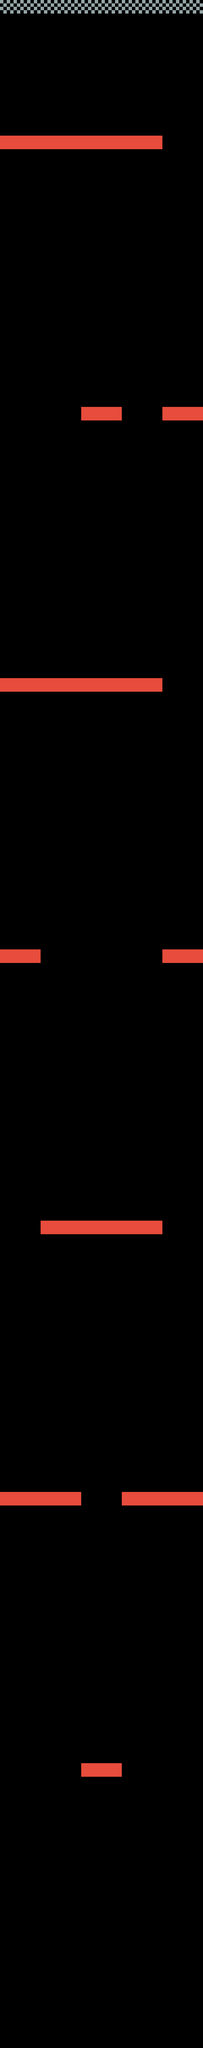

This is a level from a 2D game, rendered from its Tiled map with the project's own tilesets. A one-line summary and the map file follow, with tile-layer data summarised:
An orthogonal 15x151 tile map with 48x48 px tiles, 2 tile layers (walls, finish).

<map version="1.0" orientation="orthogonal" renderorder="right-down" width="15" height="151" tilewidth="48" tileheight="48">
 <tileset firstgid="1" name="tile_set" tilewidth="48" tileheight="48">
  <image source="tile_set.png" width="144" height="96" />
 </tileset>
 <layer name="walls" width="15" height="151">
  <data>[2265 cells, 60 non-empty, 1 distinct tile ids]</data>
 </layer>
 <layer name="finish" width="15" height="151">
  <data>[2265 cells, 15 non-empty, 1 distinct tile ids]</data>
 </layer>
</map>
